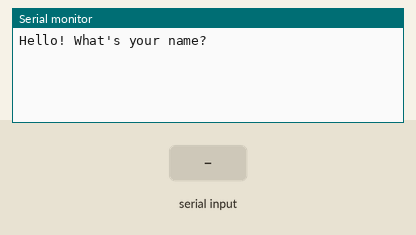
The sketch below on a simulated Arduino Uno, built with avr-gcc and run on an emulated ATmega328P. On the bench: the last lines printed to the serial monitor. The inputs (shaded band) are chosen by the test bench.

Above: at 1.2 s.
1.3 s: "1" received over Serial
At 3.4 s:
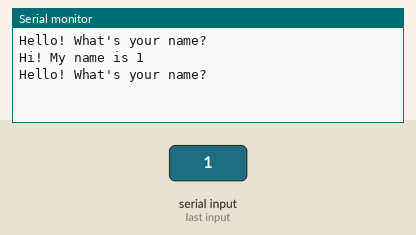
3.8 s: "0" received over Serial
At 5.2 s:
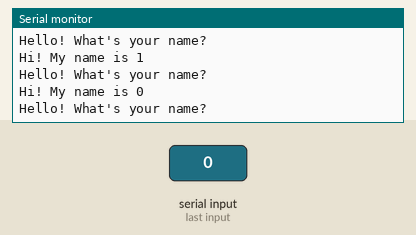
5.3 s: "2" received over Serial
At 7.6 s:
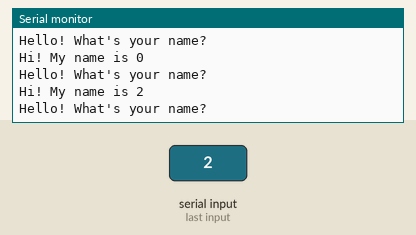

Measured:
- after the input at 1.3 s, the serial monitor: prints a new line after 1.0 s (image 1)
- after the input at 3.8 s, the serial monitor: prints a new line after 1.0 s (image 2)
- after the input at 5.3 s, the serial monitor: prints a new line after 1.0 s (image 3)

The sketch:

14._String_Data__in_Serial_Monitor.ino
```cpp
String myName;
String msg1="Hello! What's your name?";
String msg2="Hi! My name is ";

void setup() {
  // put your setup code here, to run once:
Serial.begin(9600);
}

void loop() {
  // put your main code here, to run repeatedly:
Serial.println(msg1);
while(Serial.available()==0)
{

}
myName=Serial.readString();
Serial.print(msg2);
Serial.println(myName);
Serial.println();
}
```
